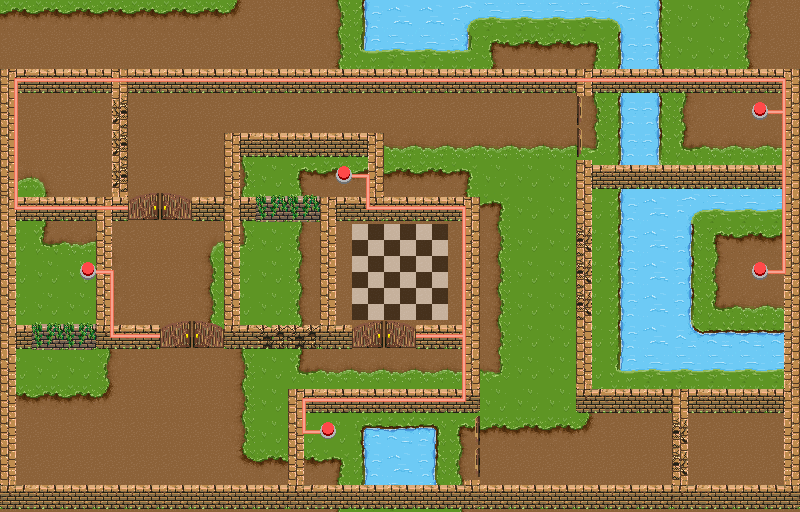

A 2D game scene composited from a Tiled map and its tileset images. What follows is a short description and the map's XML, with each tile layer's data collapsed to a summary:
An orthogonal 25x16 tile map with 32x32 px tiles, 4 tile layers (background-textures, details, walls_doors_buttons_textures, wires), 3 hidden layers not drawn and 57 objects (2x green_door, 2x blue_door, 2x purple_door, 2x pink_door, 2x black_door, ...).

<map version="1.5" tiledversion="1.6.0" orientation="orthogonal" renderorder="right-down" width="25" height="16" tilewidth="32" tileheight="32" infinite="0" nextlayerid="17" nextobjectid="154">
 <tileset firstgid="1" source="../tileset/tileset.tsx" />
 <layer id="1" name="background-textures" width="25" height="16">
  <data>[400 cells, 400 non-empty, 26 distinct tile ids]</data>
 </layer>
 <layer id="15" name="details" width="25" height="16">
  <data>[400 cells, 15 non-empty, 4 distinct tile ids]</data>
 </layer>
 <layer id="2" name="walls_doors_buttons_textures" width="25" height="16">
  <data>[400 cells, 162 non-empty, 19 distinct tile ids]</data>
 </layer>
 <layer id="16" name="wires" width="25" height="16">
  <data>[400 cells, 60 non-empty, 7 distinct tile ids]</data>
 </layer>
 <objectgroup id="3" name="buttons">
  <object id="67" name="green_button" x="736" y="96" width="32" height="32" />
  <object id="71" name="blue_button" x="736" y="256" width="32" height="32" />
  <object id="135" name="purple_button" x="320" y="160" width="32" height="32" />
  <object id="138" name="pink_button" x="320" y="416" width="32" height="32" />
  <object id="144" name="black_button" x="64" y="256" width="32" height="32" />
 </objectgroup>
 <objectgroup id="4" name="doors">
  <object id="69" name="green_door" x="128" y="192" width="31.8333" height="32" />
  <object id="73" name="blue_door" x="576" y="96" width="32" height="32" />
  <object id="116" name="blue_door" x="576" y="128" width="32" height="32" />
  <object id="128" name="green_door" x="159.833" y="192" width="32.0833" height="32" />
  <object id="136" name="purple_door" x="448" y="416" width="32" height="32" />
  <object id="137" name="purple_door" x="448" y="448" width="32" height="32" />
  <object id="140" name="pink_door" x="352" y="320" width="32" height="32" />
  <object id="141" name="pink_door" x="384" y="320" width="32" height="32" />
  <object id="146" name="black_door" x="160" y="320" width="32" height="32" />
  <object id="147" name="black_door" x="192" y="320" width="32" height="32" />
 </objectgroup>
 <objectgroup id="5" name="walls_static">
  <object id="74" x="0" y="64" width="800" height="32" />
  <object id="75" x="768" y="96" width="32" height="416" />
  <object id="76" x="0" y="480" width="768" height="32" />
  <object id="80" x="0" y="64" width="32" height="448" />
  <object id="83" x="576" y="384" width="224" height="32" />
  <object id="86" x="0" y="192" width="128" height="32" />
  <object id="89" x="352" y="160" width="32" height="64" />
  <object id="92" x="320" y="192" width="32" height="160" />
  <object id="93" x="384" y="192" width="96" height="32" />
  <object id="95" x="416" y="320" width="32" height="32" />
  <object id="106" x="576" y="320" width="32" height="64" />
  <object id="111" x="576" y="160" width="224" height="32" />
  <object id="117" x="576" y="192" width="32" height="32" />
  <object id="122" x="192" y="192" width="64" height="32" />
  <object id="123" x="224" y="224" width="32" height="128" />
  <object id="124" x="224" y="128" width="160" height="32" />
  <object id="125" x="224" y="160" width="32" height="32" />
  <object id="134" x="448" y="224" width="32" height="192" />
  <object id="142" x="288" y="384" width="160" height="32" />
  <object id="143" x="288" y="416" width="32" height="64" />
  <object id="148" x="96" y="224" width="32" height="128" />
  <object id="150" x="128" y="320" width="32" height="32" />
 </objectgroup>
 <objectgroup id="6" name="walls_strong">
  <object id="64" x="576" y="224" width="32" height="32" />
  <object id="65" x="576" y="256" width="32" height="32" />
  <object id="66" x="576" y="288" width="32" height="32" />
  <object id="101" x="672" y="416" width="32" height="32" />
  <object id="102" x="672" y="448" width="32" height="32" />
  <object id="118" x="96" y="96" width="32" height="32" />
  <object id="119" x="96" y="128" width="32" height="32" />
  <object id="120" x="96" y="160" width="32" height="32" />
  <object id="152" x="288" y="320" width="32" height="32" />
  <object id="153" x="256" y="320" width="32" height="32" />
 </objectgroup>
 <objectgroup id="7" name="walls_climb">
  <object id="132" x="256" y="192" width="64" height="32" />
  <object id="151" x="32" y="320" width="64" height="32" />
 </objectgroup>
 <objectgroup id="8" name="walls_water">
  <object id="56" x="608" y="224" width="96" height="160" />
  <object id="58" x="704" y="320" width="64" height="64" />
  <object id="113" x="608" y="192" width="160" height="32" />
  <object id="114" x="608" y="96" width="64" height="64" />
 </objectgroup>
 <objectgroup id="9" name="spawns">
  <object id="42" name="climberPoint" x="87.6667" y="439.333">
   <point />
  </object>
  <object id="44" name="waterPoint" x="64.6667" y="150.333">
   <point />
  </object>
  <object id="49" name="strongPoint" x="736" y="450">
   <point />
  </object>
 </objectgroup>
 <objectgroup id="10" name="goal">
  <object id="53" x="352" y="224" width="96" height="96" />
 </objectgroup>
 <layer id="12" name="pathfind_nodes_strong" width="25" height="16" visible="0">
  <data>[400 cells, 132 non-empty, 1 distinct tile ids]</data>
 </layer>
 <layer id="13" name="pathfind_nodes_climb" width="25" height="16" visible="0">
  <data>[400 cells, 144 non-empty, 1 distinct tile ids]</data>
 </layer>
 <layer id="14" name="pathfind_nodes_water" width="25" height="16" visible="0">
  <data>[400 cells, 177 non-empty, 2 distinct tile ids]</data>
 </layer>
</map>